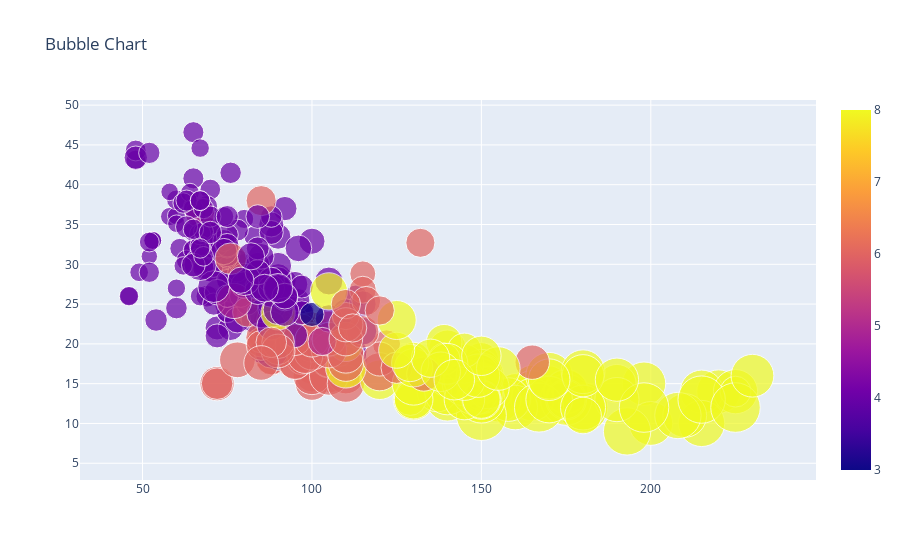

Notebook source saved alongside this figure:
### Code cell
#Adding color scale to the chart to show each car's horsepower, mpg, weight and no of cylinders. 
#Size of the bubble represents car''s weight and color no of cylinders.

data = [go.Scatter(x = df['horsepower'], 
                   y = df['mpg'], 
                   text = df['name'], 
                   mode = 'markers', 
                   marker = dict(size = df['weight']/100, color = df['cylinders'], 
                                showscale = True))]

layout = go.Layout(title = 'Bubble Chart')

fig = go.Figure(data = data, layout = layout)

iplot(fig)

### Figure 1 — Plotly figure (JSON) as saved in the notebook; plotly's stock layout.template omitted (floating-point values rounded to 4 significant figures; data arrays with more than 128 entries replaced by an {"elided": "..."} marker saying what was removed)
{"data": [{"marker": {"color": {"elided": "398 int values"}, "showscale": true, "size": {"elided": "398 float values"}}, "mode": "markers", "text": {"elided": "398 str values"}, "type": "scatter", "x": {"elided": "398 str values"}, "y": {"elided": "398 float values"}}], "layout": {"title": {"text": "Bubble Chart"}}}
